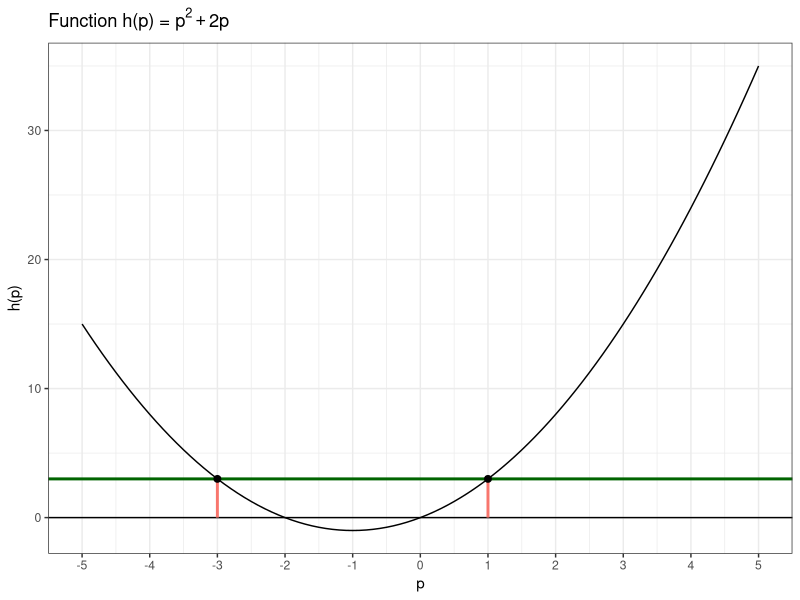

The R script that drew this image:
## ---- chunk 1
#| label: fig-pb-example-8
#| fig-cap: "Graph for the function $h(p) = p^2 + 2p$ showing the solution for $h(p) = 3$"
#| attr-source: '#lst-fig-pb-example-8 lst-cap="Plot function $h(p) = p^2 + 2p$"'
#| fig.align: center

ggplot2::ggplot() +
    ggplot2::scale_x_continuous(limits = c(-5, 5), breaks = seq(-5, 5, 1)) +
    ggplot2::geom_function(fun = function(x) x^2 + (2 * x)) +
    ggplot2::geom_hline(yintercept = 0, linetype = "solid") + 
    ggplot2::geom_hline(yintercept = 3, linetype = "solid", 
              color = "darkgreen", linewidth = 1) + 
    ggplot2::geom_segment(ggplot2::aes(x = -3, y = 0, xend = -3, yend = +3, 
              color = "orange"), show.legend = FALSE, linewidth = 1) +
    ggplot2::geom_segment(ggplot2::aes(x = 1, y = 0, xend = 1, yend = +3, 
              color = "orange"), show.legend = FALSE, linewidth = 1) +
    ggplot2::geom_point(ggplot2::aes(x = -3, y = +3, 
              fill = "blue"), size = 2, show.legend = FALSE) +
        ggplot2::geom_point(ggplot2::aes(x = 1, y = +3, 
              fill = "blue"), size = 2, show.legend = FALSE) +
    ggplot2::theme_bw() +
    ggplot2::labs(
        title = expression(paste("Function h(p) = ", p^2 + 2 * p)),
        x = "p",
        y = "h(p)"
    )
